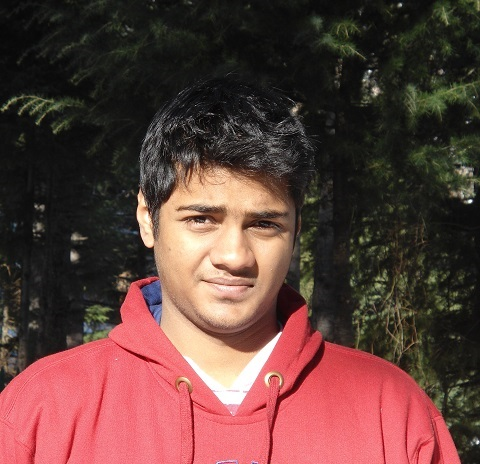
%> input picture myself.JPG, 480 x 464 px
$ octave histogram.m   (GNU Octave 9; MATLAB toolbox functions it lacks are replaced by stand-ins)
%> lines starting %> are read from the running program, lines starting %| are printed output that depends on the picture
%% Experiment 16

%% Image Histogram

clc;
clear all;
close all;


%% reading image (grayscale)
I = imread('myself.jpg');
%> I is the input picture: size 464x480x3 uint8; mean R, G, B 97.6, 64, 59.2
I = rgb2gray(I);
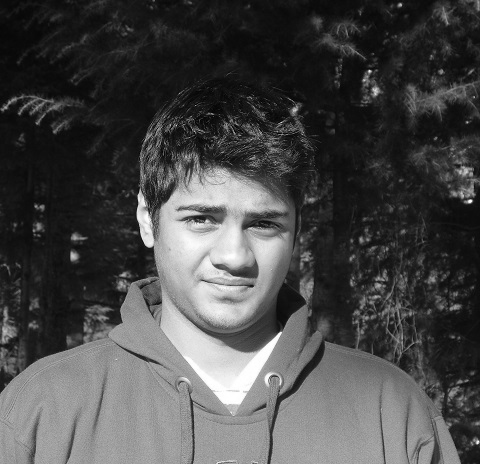
%> I: size 464x480 uint8; min 0, max 255, mean 73.5

imshow(I),title('Input Image');
h = imhist(I,256);
%> h = 256 values, max 6389 at index 18, min 5 at index 3, mean 870
figure
subplot(121),imhist(I),title('Histrogram - imhist function'),ylim('auto');


%Plotting using bar function
h1 = h(1:10:256);
%> h1 = 26 values, max 6374 at index 3, min 8 at index 1, mean 833
horz = 1:10:256;

subplot(122),bar(horz,h1),title('Histogram - bar function.');
%> after `title('Histogram - bar function.')`:
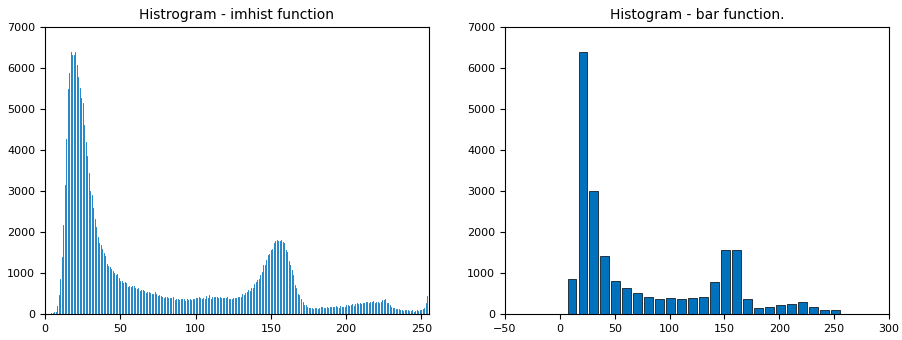
%> figure redrawn from the program's plot data, 2 panels; panel 1: highest point at x = 17, y = 6389; panel 2: tallest bar 6374 high, from x = 17 to 25

$ run again, with build.jpg copied over myself.JPG
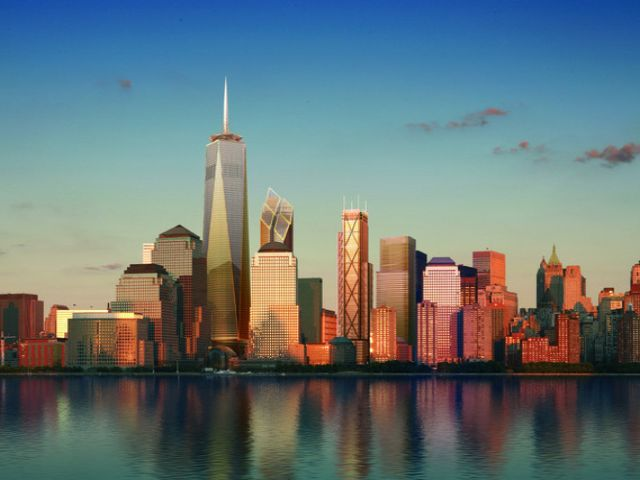
%> input picture build.jpg, 640 x 480 px
%> I is the input picture: size 480x640x3 uint8; mean R, G, B 102.1, 117.3, 119.1
%> `I = rgb2gray(I);`:
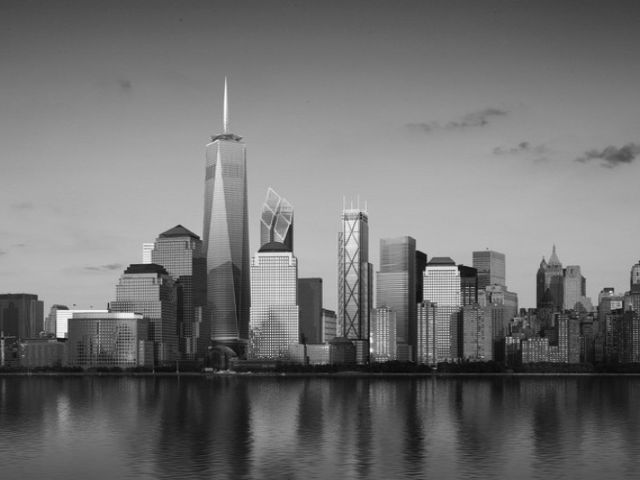
%> I: size 480x640 uint8; min 4, max 253, mean 113
%> h = 256 values, max 4351 at index 179, min 0 at index 1, mean 1200
%> h1 = 26 values, max 3488 at index 19, min 0 at index 1, mean 1204.5
%> `title('Histogram - bar function.')`:
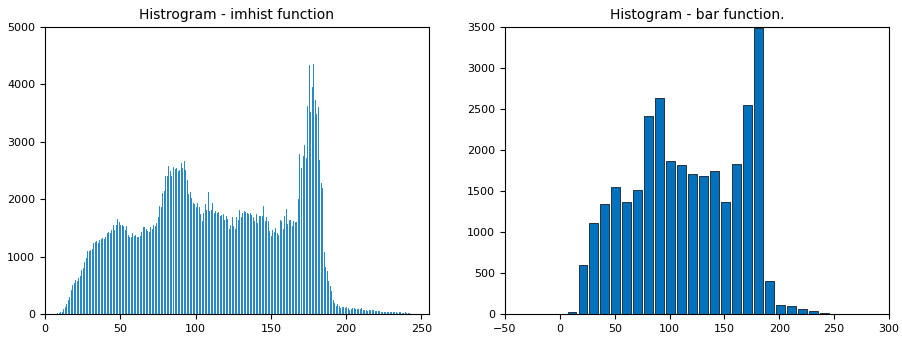
%> figure redrawn from the program's plot data, 2 panels; panel 1: highest point at x = 178, y = 4351; panel 2: tallest bar 3488 high, from x = 177 to 185
